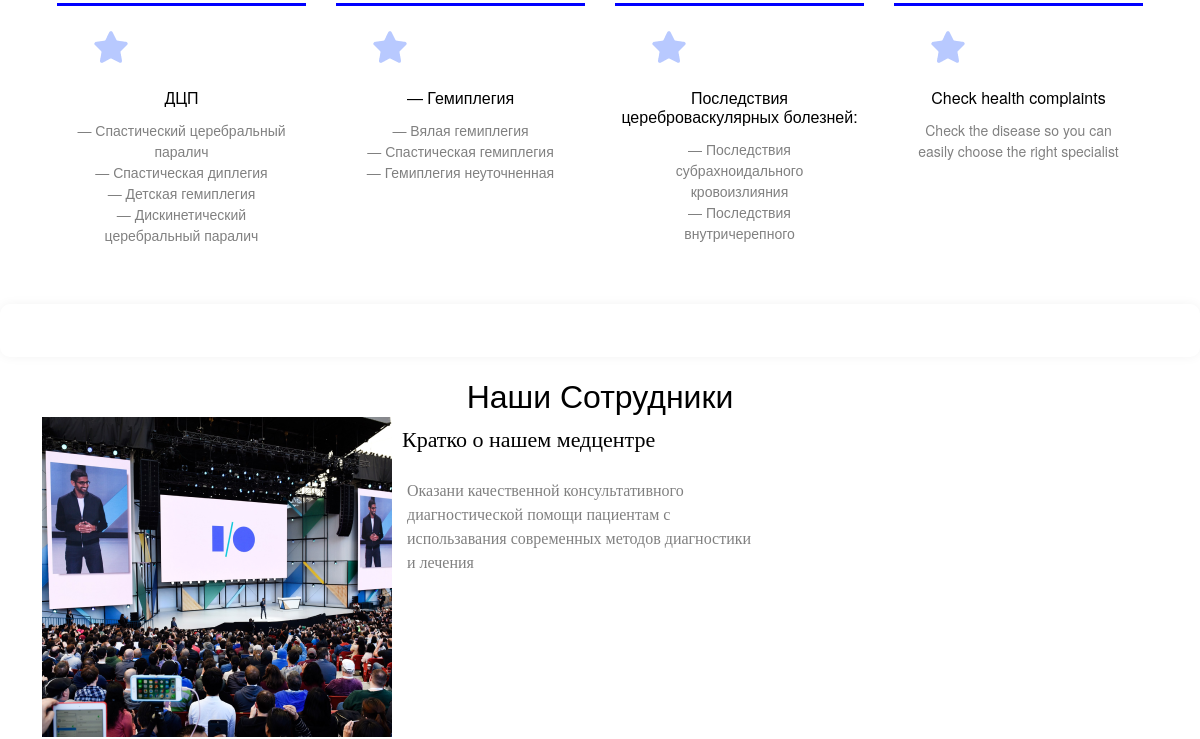
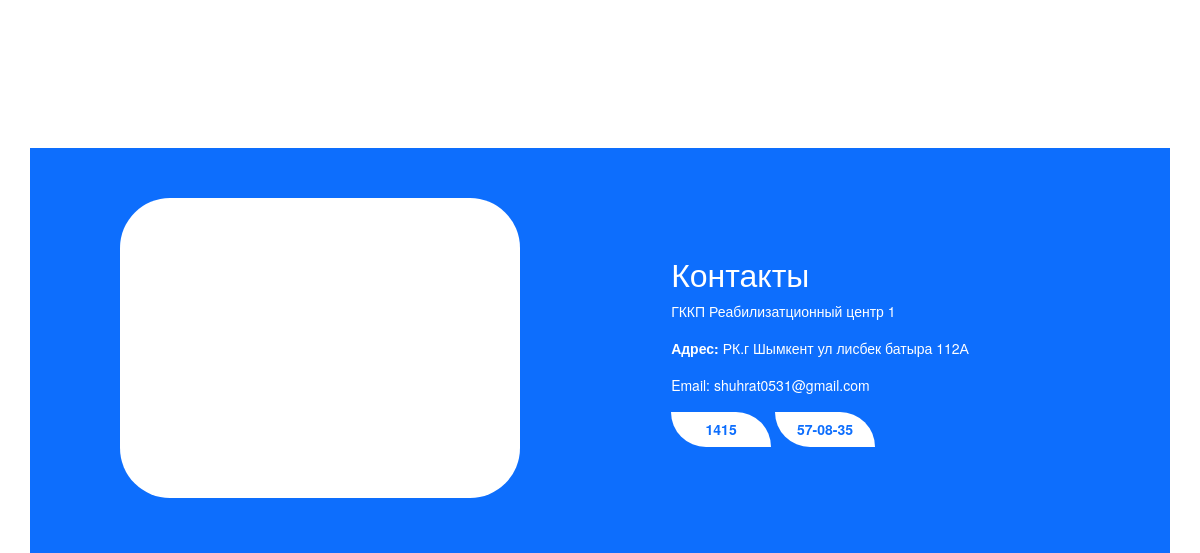
/ (lower part), run on an earlier commit of the app's database (2 pictures, top to bottom).
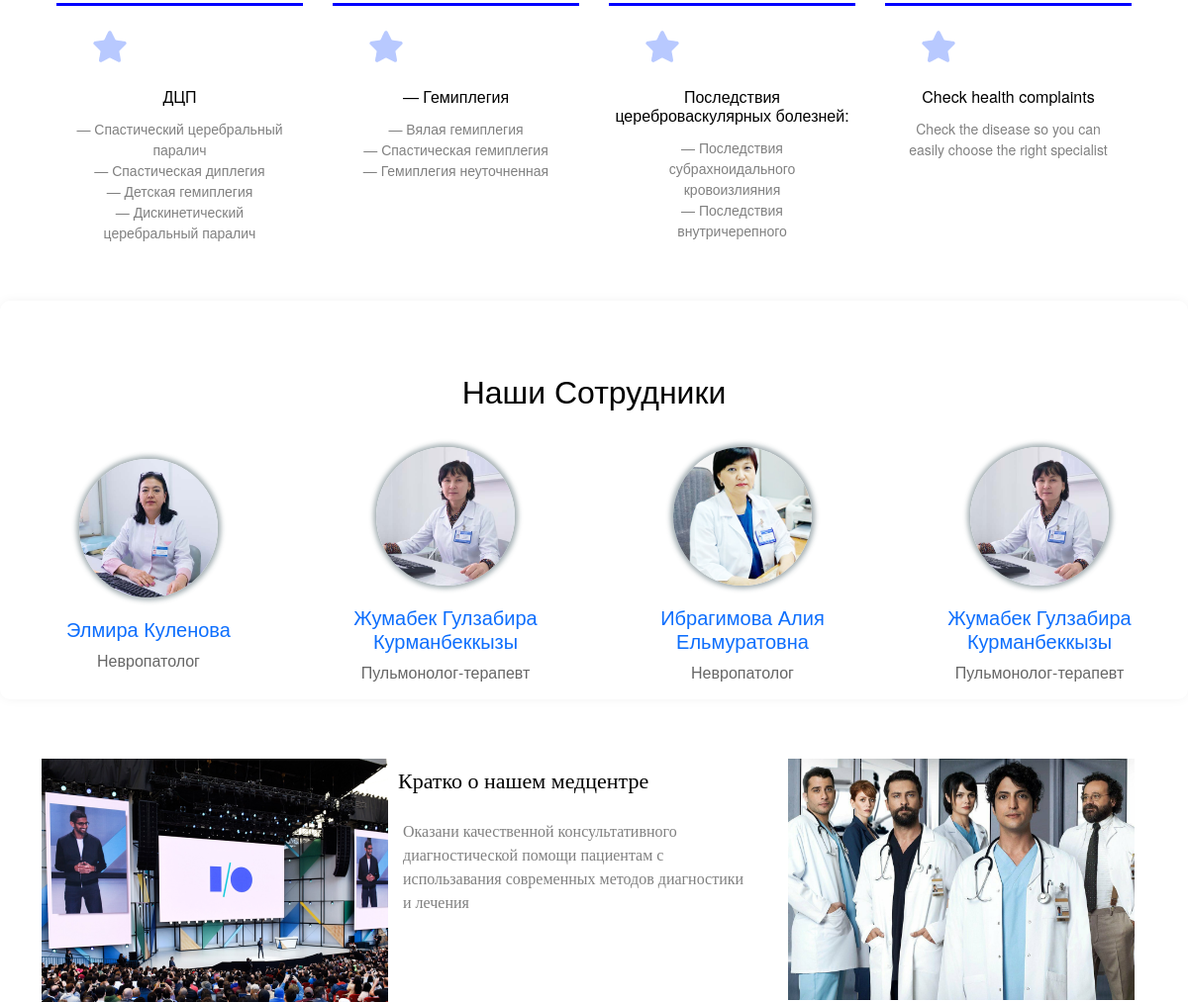
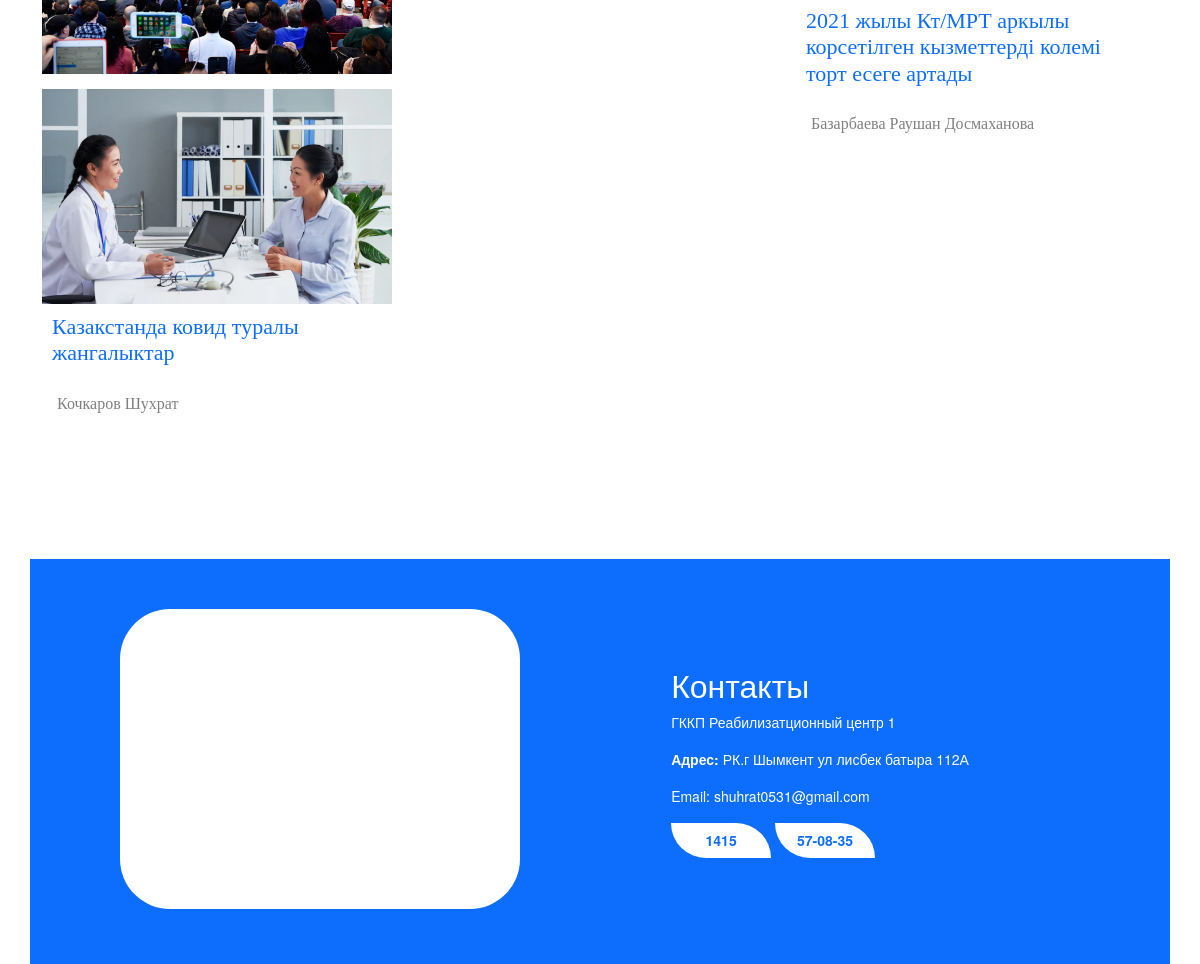
And on a later commit of the database (2 pictures, top to bottom).
### aziret/models.py (models this page shows, shortened)
class Peoples (models.Model):
    category = models.ForeignKey(Category, on_delete=models.CASCADE, default=True ,null=True)
    title = models.CharField(max_length=120)
    sub_title = models.CharField(max_length=120)
    content = models.TextField()
    years = models.IntegerField()
    img = models.ImageField(upload_to ='upload', blank= True,null =True)

class News(models.Model):
    title =   models.CharField(max_length=120)
    imgs = models.ImageField(upload_to ='upload', blank= True,null =True)
    body = models.TextField()
    avtor=models.TextField()

### aziret/views.py (the view)
# urls.py: path('', views.index, name='index'),
def index(request):
    peoples =Peoples.objects.all()
    news = News.objects.all()
    return render(request,"aziret/index.html", {'peoples':peoples,'news':news})

### aziret/templates/aziret/index.html (shortened to what this page needs)
{% load static %}
<!DOCTYPE html>
<html lang="en">
<head>
    <link href="https://cdn.jsdelivr.net/npm/bootstrap@5.0.2/dist/css/bootstrap.min.css" rel="stylesheet">
    <link rel="stylesheet" href="{% static 'css/style.css' %}">
    <link
  rel="stylesheet"
  href="https://cdn.jsdelivr.net/npm/swiper@8/swiper-bundle.min.css"
/>
</head>
<body>
  <div class="container">
    <div class="card_container">
    <div class="card1">
      <img src="{% static 'img/Fill 1.png'%}" alt="">
        <h6 align="center">ДЦП</h6>
        <p align="center">— Спастический церебральный паралич<br>
— Спастическая диплегия<br>
— Детская гемиплегия<br>
— Дискинетический церебральный паралич<br>
— Атактический церебральный паралич</p>
    </div>
    <div class="card1">
      <img src="{% static 'img/Fill 1.png'%}" alt="">
        <h6 align="center"> — Гемиплегия</h6>
        <p align="center">— Вялая  гемиплегия<br>
— Спастическая гемиплегия<br>
— Гемиплегия неуточненная</p>
    </div>
    <div class="card1">
      <img src="{% static 'img/Fill 1.png'%}" alt="">
        <h6 align="center">Последствия цереброваскулярных болезней:</h6>
        <p align="center">— Последствия субрахноидального кровоизлияния<br>
— Последствия внутричерепного корвоизлияния<br>
— Последствия другого нетравматического внутричерепного кровоизлияния <br>
— Последствия инфаркта мозга</p>
    </div>
    <div class="card1">
      <img src="{% static 'img/Fill 1.png'%}" alt="">
        <h6 align="center">Check health complaints</h6>
        <p align="center">Check the disease so you can
          easily choose the right specialist</p>
    </div>
  </div>
</div>
<div class="section_slide">
  <section class="slider">
    <p class="sliderHeading">
      <h2 align="center" class="sotrudnik">Наши Сотрудники</h2></p>
    <div class="slider-card-container">
      {% for people in peoples%}
      <div class="slider-card">
      <a href="f/{{ people.id }}">
      <img src="{{people.img.url}}" alt="">
      <h1 class="cardheading">{{people.title}} </h1>
      <span>{{people.sub_title}}  </span>
      </a>
  </div>
      {% endfor %}
    </div>
</section>
</div>
<div class="container">
  <div class="nine_page">
    <div class="mini_container">
       <div class="mini_item item_width flex_elem span">
         <div class="item_element ">
           <img src="{% static 'img/Rectangle 38.png'%}" alt="">
         </div>
         <div class="item_element big_item2">
           <h6 class="med_cen" align="ceneter">Кратко о нашем медцентре </h6>
           <p>Оказани качественной консультативного диагностической помощи пациентам с использавания современных методов диагностики  и лечения </p>
         </div>
       </div>
       {% for new in news %}
       <div class="mini_item big_item">
        <a href="news/{{ new.id }}">
         <img width="100%" src="{{new.imgs.url}}" alt="">
         <h6>{{new.title}}</h6> </a>
         <p>{{new.avtor}}</p>
       </div>
       {% endfor %}
 </div>
  </div>
</div>
<div class="container bgron">
  <footer >
    <div class="footer">
    <div class="maps0"><iframe class="maps" src="https://www.google.com/maps/embed?pb=!1m18!1m12!1m3!1d47215.23308789378!2d69.7339576779171!3d42.30088817269691!2m3!1f0!2f0!3f0!3m2!1i1024!2i768!4f13.1!3m3!1m2!1s0x38a8e0ce7e8dc53b%3A0x880489cf70d10323!2z0KHQsNC50YDQsNC8!5e0!3m2!1sru!2skz!4v1663777374536!5m2!1sru!2skz" width="600" height="450" style="border:0;" allowfullscreen="" loading="lazy"></iframe></div>
    <div class="maps_contac">
      <h2>Контакты </h2>
      <p>ГККП Реабилизатционный центр 1</p>
      <p><b>  Адрес:</b> РК.г Шымкент ул лисбек батыра 112А </p>
      <p>Email: shuhrat0531@gmail.com</p>
      <button class="botn">1415</button>
      <button class="botn">57-08-35</button>
    </div>
  </div>
  </footer>
</div>
</body>
</html>

### aziret/static/css/style.css (style rules this page uses)
body { margin: 0; padding: 0; }
.card1 { width: 287px; height: 226px; background-color: white; border:3px solid blue; border-bottom:none; border-right: none; border-left: none; margin: 15px; }
.card1 img { margin-left: 15%; margin-top: 10%; margin-bottom: 10%; }
.card1 p { padding: 5px 20px; color: gray; font-size: 300; }
.card_container { display:flex; overflow: scroll; }
.sotrudnik { margin-top: 50px; }
.mini_container { display: grid; grid-template-columns: repeat(3, 1fr); grid-gap: 15px; margin-top: 30px; margin-bottom: 150px; }
.flex_elem { display: flex; }
.span { grid-column: span 2; }
.mini_item { width: 350px; height: 320px; cursor: pointer; }
.item_width { width: 730px; height: 320px; }
.mini_item p { font-size: 16px; padding: 15px; color: gray; font-family: 'Lora', serif; }
.mini_item h6 { font-size: 22px; font-weight: 500; margin: 10px; font-family: 'Lora', serif; }
.footer { display: flex; }
.maps_contac { margin: auto; color: white; }
.bgron { background-color: #0d6efd; padding: 50px; }
.maps { border: 3px solid white; border-radius: 50px; background-color: white; width: 400px; height: 300px; margin-left: 40px; padding: 10px; }
html, body { position: relative; height: 100%; }
body { font-family: Helvetica Neue, Helvetica, Arial, sans-serif; font-size: 14px; color: #000; margin: 0; padding: 0; }
.slider { margin: 60px auto; width: 100%; border-radius: 10px; position: relative; box-shadow: 0px 0px 11px rgba(0, 0, 0, 0.05); display: flex; text-align: center; align-items: center; flex-direction: column; }
.slider-card-container { display: flex; width: 100%; overflow-x: auto; scroll-snap-type: x mandatory; scroll-behavior: smooth; margin-bottom: -40px; margin-top: -40px; -webkit-overflow-scrolling: touch; }
.slider-card { scroll-snap-align: start; width: 300px; height: 350px; flex-shrink: 0; display: flex; justify-content: center; align-items: center; flex-direction: column; margin: auto; }
.slider-card img { width: 140px; height: 140px; object-fit: cover; border-radius: 50%; margin-bottom: 20px; box-shadow: 0.2px 0px 5px 3px #30485370; }
.slider-card span { color: #666666; font-size: 16px; }
.sliderHeading { margin-top: 5px; font-size: 36px; font-weight: bold; }
.cardheading { font-size: 20px; }
.botn { border: 0; background-color: white; color: #0d6efd; width: 100px; height: 35px; font-weight: 700; border-radius: 0 50px; }
.med_cen { margin-right: -15px; font-size: 22px; }
a { text-decoration: none; }

What changed in the data, as far as the page shows it:
added Peoples: img (picture), title "Элмира Куленова", sub_title "Невропатолог"
added Peoples: img (picture), title "Жумабек Гулзабира Курманбеккызы", sub_title "Пульмонолог-терапевт"
added Peoples: img (picture), title "Ибрагимова Алия Ельмуратовна", sub_title "Невропатолог"
added Peoples: img (picture), title "Жумабек Гулзабира Курманбеккызы", sub_title "Пульмонолог-терапевт"
added News: imgs (picture), title "2021 жылы Кт/МРТ аркылы корсетілген кызметтерді колемі торт есеге артады", avtor "Базарбаева Раушан Досмаханова"
added News: imgs (picture), title "Казакстанда ковид туралы жангалыктар", avtor "Кочкаров Шухрат"
